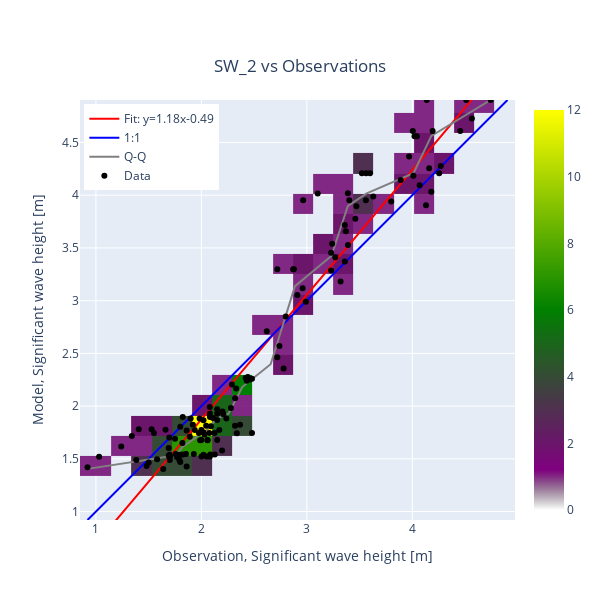

Write notebook code for a chart like this one.
### Code cell
cc.scatter(model="SW_2", area=polygon, backend='plotly')

### Figure 1 — Plotly figure (JSON) as saved in the notebook; plotly's stock layout.template omitted (floating-point values rounded to 4 significant figures; data arrays with more than 128 entries replaced by an {"elided": "..."} marker saying what was removed)
{"data": [{"line": {"color": "red"}, "mode": "lines", "name": "Fit: y=1.18x-0.49", "type": "scatter", "x": {"elided": "133 float values"}, "y": {"elided": "133 float values"}}, {"line": {"color": "blue"}, "mode": "lines", "name": "1:1", "type": "scatter", "x": [0.92, 4.903], "y": [0.92, 4.903]}, {"line": {"color": "gray"}, "mode": "lines", "name": "Q-Q", "type": "scatter", "x": [0.92, 1.499, 1.69, 1.768, 1.823, 1.926, 2.001, 2.055, 2.083, 2.15, 2.257, 2.389, 2.657, 2.887, 3.233, 3.389, 3.568, 4.011, 4.181, 4.743], "y": [1.405, 1.489, 1.521, 1.541, 1.615, 1.687, 1.745, 1.774, 1.811, 1.884, 1.929, 2.183, 2.397, 3.138, 3.424, 3.898, 4.017, 4.209, 4.563, 4.903]}, {"colorscale": [[0, "rgba(0,0,0,0)"], [0.1, "purple"], [0.5, "green"], [1, "yellow"]], "type": "histogram2d", "x": {"elided": "133 float values"}, "xbins": {"size": 0.1912}, "y": {"elided": "133 float values"}, "ybins": {"size": 0.1912}}, {"marker": {"color": "black"}, "mode": "markers", "name": "Data", "type": "scatter", "x": {"elided": "133 float values"}, "y": {"elided": "133 float values"}}], "layout": {"height": 600, "legend": {"x": 0.01, "y": 0.99}, "title": {"text": "SW_2 vs Observations", "x": 0.5, "xanchor": "center", "y": 0.9, "yanchor": "top"}, "width": 600, "xaxis": {"range": [0.92, 4.903], "title": {"text": "Observation, Significant wave height [m]"}}, "yaxis": {"range": [0.92, 4.903], "scaleanchor": "x", "scaleratio": 1, "title": {"text": "Model, Significant wave height [m]"}}}}
